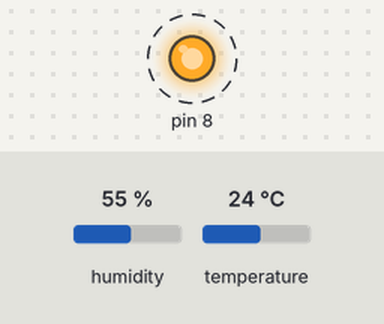
Simulated run of this sketch. Board: Arduino Uno, built with avr-gcc and run on an emulated ATmega328P. On the bench: output pins drawn as LEDs (lit = HIGH). Dashed ring = blinking. The test bench sets the inputs (shaded band); at power-on: humidity 55 %, temperature 24 °C. What the sketch prints to the serial monitor is not drawn.

Above: at 0.5 s.
Timing chart, 0 to 4.6 s (numbered marks = the images above):
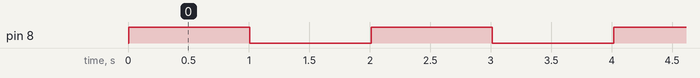

Measured:
- by itself, pin 8: alternates HIGH for 1.0 s and LOW for 1.0 s

The sketch:

temp.ino
```cpp
// Example testing sketch for various DHT humidity/temperature sensors
// Written by ladyada, public domain

#include "DHT.h"

#define DHTPIN 2 // what pin we're connected to

// Uncomment whatever type you're using!
//#define DHTTYPE DHT11 // DHT 11
#define DHTTYPE DHT22 // DHT 22 (AM2302)
//#define DHTTYPE DHT21 // DHT 21 (AM2301)

// Connect pin 1 (on the left) of the sensor to +5V
// Connect pin 2 of the sensor to whatever your DHTPIN is
// Connect pin 4 (on the right) of the sensor to GROUND
// Connect a 10K resistor from pin 2 (data) to pin 1 (power) of the sensor

DHT dht(DHTPIN, DHTTYPE);

void setup() {
Serial.begin(9600);
Serial.println("DHT11-test");
pinMode(8, OUTPUT);
dht.begin();
}

void loop() {
//   float h = dht.readHumidity();
//   float t = dht.readTemperature();
 float h = dht.readHumidity();
 float t = dht.readTemperature();
 float f = dht.readTemperature(true);

if (isnan(t) || isnan(h)) {
    Serial.println("Failed to read from DHT");
    return;
  }
    float hif = dht.computeHeatIndex(f, h);
    float hic = dht.computeHeatIndex(t, h, false);
    Serial.print("Humidity: ");
    Serial.print(h);
    Serial.print(" %\t");
    Serial.print("Temperature: ");
    Serial.print(t);
    Serial.println(" *C");

   digitalWrite(8, HIGH);
   delay(1000);
   digitalWrite(8, LOW);
   delay(1000);
}
```
